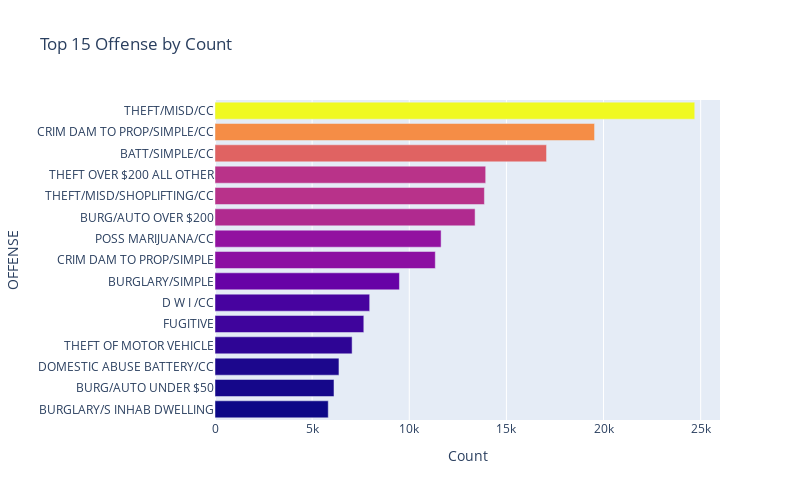

Notebook code cell kept with this figure:
### Markdown cell above
The above bar chart shows that **88%** of crimes recorded are **committed**, only **12%** of them were going to **attempt** and got caught.

### Code cell
offense_types = crime_df2['OFFENSE DESCRIPTION'].value_counts().sort_values(ascending=False)[:15]

fig = px.bar(x=offense_types.values[::-1],
             y=offense_types.keys()[::-1],
             orientation='h',
             width=800, 
             height=500,
             color=offense_types.values[::-1],
             labels={'x': 'Count',
                     'y': 'OFFENSE'},
             title='Top 15 Offense by Count')

fig.update(layout_coloraxis_showscale=False)
fig.show()

### Figure 1 — Plotly figure (JSON) as saved in the notebook; plotly's stock layout.template omitted (floating-point values rounded to 4 significant figures)
{"data": [{"alignmentgroup": "True", "hovertemplate": "Count=%{x}<br>OFFENSE=%{y}<br>color=%{marker.color}<extra></extra>", "legendgroup": "", "marker": {"color": [5830, 6125, 6381, 7058, 7660, 7962, 9494, 11340, 11639, 13388, 13868, 13933, 17066, 19537, 24695], "coloraxis": "coloraxis", "pattern": {"shape": ""}}, "name": "", "offsetgroup": "", "orientation": "h", "showlegend": false, "textposition": "auto", "type": "bar", "x": [5830, 6125, 6381, 7058, 7660, 7962, 9494, 11340, 11639, 13388, 13868, 13933, 17066, 19537, 24695], "xaxis": "x", "y": ["BURGLARY/S INHAB DWELLING", "BURG/AUTO UNDER $50", "DOMESTIC ABUSE BATTERY/CC", "THEFT OF MOTOR VEHICLE", "FUGITIVE", "D W I /CC", "BURGLARY/SIMPLE", "CRIM DAM TO PROP/SIMPLE", "POSS MARIJUANA/CC", "BURG/AUTO OVER $200", "THEFT/MISD/SHOPLIFTING/CC", "THEFT OVER $200 ALL OTHER", "BATT/SIMPLE/CC", "CRIM DAM TO PROP/SIMPLE/CC", "THEFT/MISD/CC"], "yaxis": "y"}], "layout": {"barmode": "relative", "coloraxis": {"colorbar": {"title": {"text": "color"}}, "colorscale": [[0, "#0d0887"], [0.1111, "#46039f"], [0.2222, "#7201a8"], [0.3333, "#9c179e"], [0.4444, "#bd3786"], [0.5556, "#d8576b"], [0.6667, "#ed7953"], [0.7778, "#fb9f3a"], [0.8889, "#fdca26"], [1, "#f0f921"]], "showscale": false}, "height": 500, "legend": {"tracegroupgap": 0}, "title": {"text": "Top 15 Offense by Count"}, "width": 800, "xaxis": {"anchor": "y", "domain": [0, 1], "title": {"text": "Count"}}, "yaxis": {"anchor": "x", "domain": [0, 1], "title": {"text": "OFFENSE"}}}}
